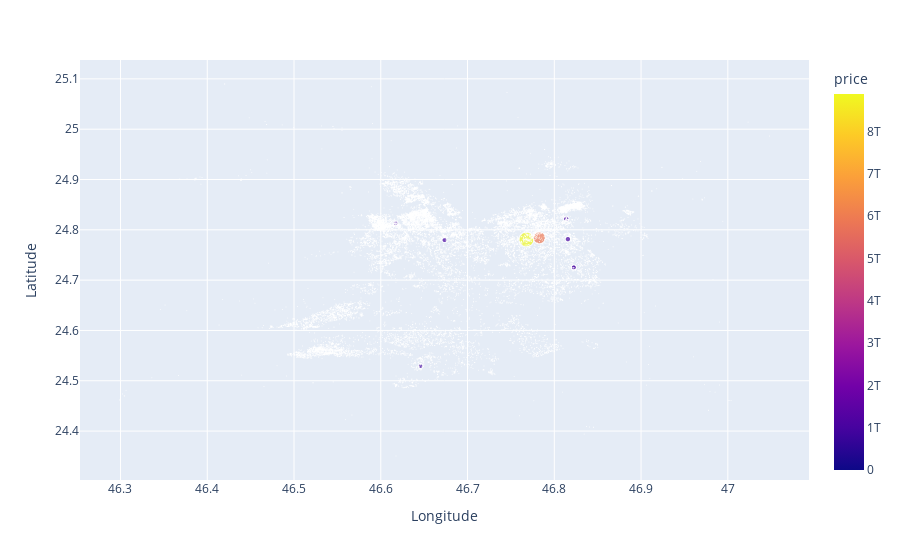

Notebook code cell kept with this figure:
### Code cell
import plotly.express as px

# create a scatter plot
fig = px.scatter(df, x="Longitude", y="Latitude", color="price",
                 size="price", size_max=15,
                 hover_data=["price"])

# show the plot
fig.show()

### Figure 1 — Plotly figure (JSON) as saved in the notebook; plotly's stock layout.template omitted (floating-point values rounded to 4 significant figures; data arrays with more than 128 entries replaced by an {"elided": "..."} marker saying what was removed)
{"data": [{"customdata": {"elided": "24399x1 int values"}, "hovertemplate": "Longitude=%{x}<br>Latitude=%{y}<br>price=%{marker.color}<extra></extra>", "legendgroup": "", "marker": {"color": {"elided": "24399 int values"}, "coloraxis": "coloraxis", "size": {"elided": "24399 int values"}, "sizemode": "area", "sizeref": 39510000000.0, "symbol": "circle"}, "mode": "markers", "name": "", "showlegend": false, "type": "scattergl", "x": {"elided": "24399 float values"}, "xaxis": "x", "y": {"elided": "24399 float values"}, "yaxis": "y"}], "layout": {"coloraxis": {"colorbar": {"title": {"text": "price"}}, "colorscale": [[0, "#0d0887"], [0.1111, "#46039f"], [0.2222, "#7201a8"], [0.3333, "#9c179e"], [0.4444, "#bd3786"], [0.5556, "#d8576b"], [0.6667, "#ed7953"], [0.7778, "#fb9f3a"], [0.8889, "#fdca26"], [1, "#f0f921"]]}, "legend": {"itemsizing": "constant", "tracegroupgap": 0}, "margin": {"t": 60}, "xaxis": {"anchor": "y", "domain": [0, 1], "title": {"text": "Longitude"}}, "yaxis": {"anchor": "x", "domain": [0, 1], "title": {"text": "Latitude"}}}}
